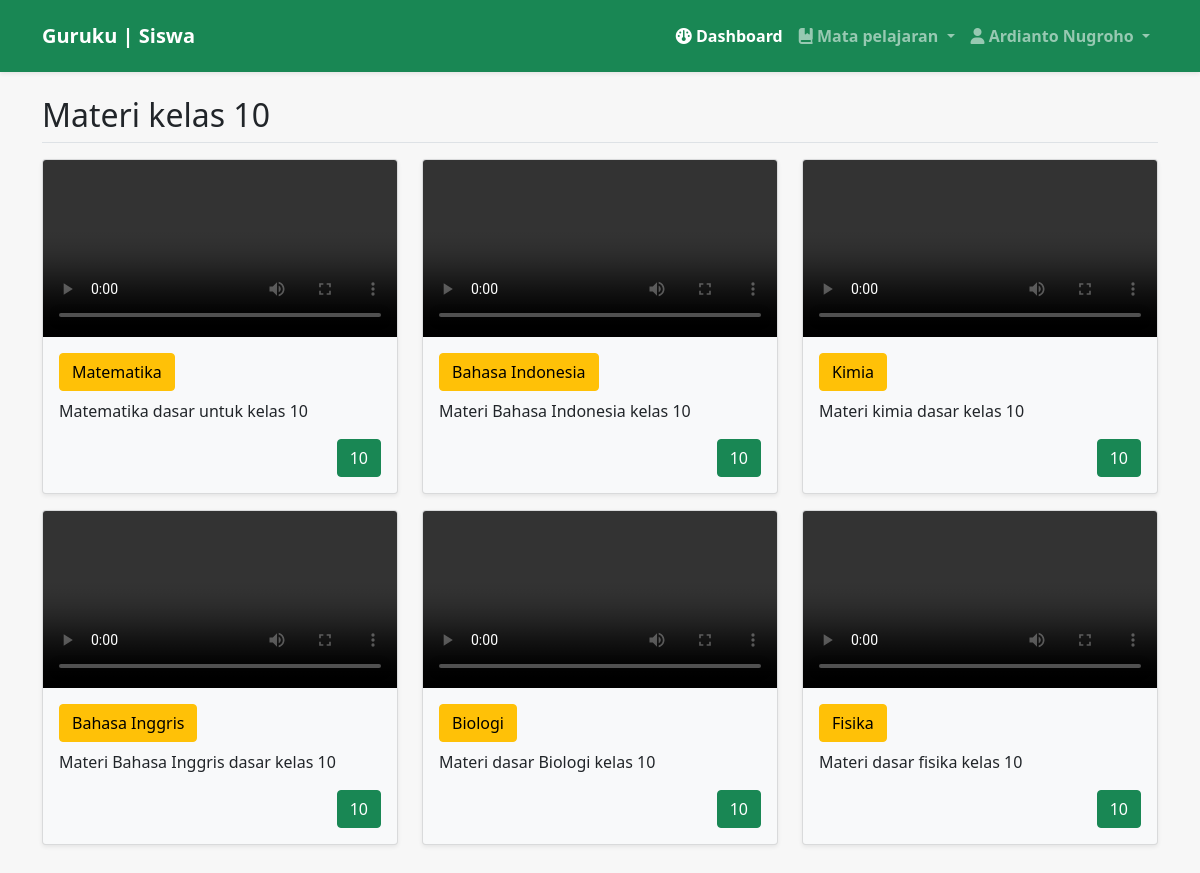
The app's page /back/siswa/index.php?page=kelas_10 (signed in) with its own data.
### tables this page shows
CREATE TABLE `materi` (
  `id_materi` int(11) NOT NULL,
  `nip` int(50) NOT NULL,
  `kelas_id` int(11) NOT NULL,
  `nama_guru` varchar(255) DEFAULT NULL,
  `nama_mapel` varchar(255) DEFAULT NULL,
  `video` varchar(255) DEFAULT NULL,
  `deskripsi` text DEFAULT NULL,
  `kelas` varchar(255) DEFAULT NULL
);

CREATE TABLE `kelas` (
  `id_kelas` int(11) NOT NULL,
  `nama_kelas` varchar(255) DEFAULT NULL
);

### back/siswa/mapel/kelas10.php (the view)
<h2 class="border-bottom pb-2" >Materi kelas 10</h2>
        <div class="row justify-content-center mb-3 mt-3">
            <?php
            include '../../config/koneksi.php';
                $query=mysqli_query($koneksi,"SELECT * FROM materi JOIN kelas ON materi.kelas_id = kelas.id_kelas WHERE nama_kelas='10'");
                if (mysqli_num_rows($query) > 0) {
                    foreach($query as $data){
            ?>
               <div class="col-md-4 mb-3">
                <div class="card bg-light shadow-sm">
                    <video src="../guru/materi/video/<?= $data['video'] ?>" controls class="card-img-top"></video>
                        <div class="card-body">
                            <a href="index.php?page=<?= $data['nama_mapel']?>" class="btn btn-warning mb-2"><?= $data['nama_mapel']?></a>
                            <p class="card-text"><?= $data['deskripsi']?></p>
                            <p class="card-text text-end"><small class="text-muted"><a href="index.php?page=kelas_<?= $data['nama_kelas']?>" class="btn btn-success"><?= $data['nama_kelas']?></a></small></p>
                        </div>
                    </div>
               </div>
            <?php
            }
         } else{
            ?>
                <div class="alert alert-danger">Tidak ada materi</div>
            <?php
            }
            ?>
        </div>

### records on screen
materi: nama_mapel "Matematika", deskripsi "Matematika dasar untuk kelas 10", kelas.nama_kelas "10"
materi: nama_mapel "Bahasa Indonesia", deskripsi "Materi Bahasa Indonesia kelas 10", kelas.nama_kelas "10"
materi: nama_mapel "Kimia", deskripsi "Materi kimia dasar kelas 10", kelas.nama_kelas "10"
materi: nama_mapel "Bahasa Inggris", deskripsi "Materi Bahasa Inggris dasar kelas 10", kelas.nama_kelas "10"
materi: nama_mapel "Biologi", deskripsi "Materi dasar Biologi kelas 10", kelas.nama_kelas "10"
materi: nama_mapel "Fisika", deskripsi "Materi dasar fisika kelas 10", kelas.nama_kelas "10"

### other values on screen
$_SESSION['nama'] "Ardianto Nugroho"
